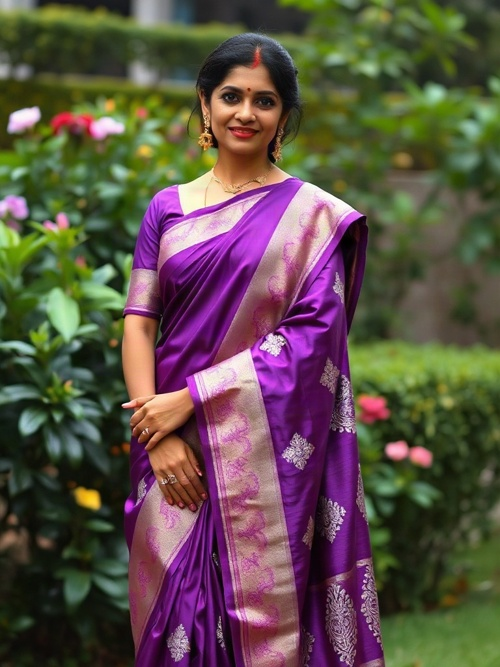
#> input picture SAREES/images/purple-saree.jpg, 500 x 667 px, found by its file name
$ python test_purple_and_pink_clean.py
#> lines starting #> are read from the running program, lines starting #| are printed output that depends on the picture
import cv2
import numpy as np
from pathlib import Path

BASE_DIR = Path("d:/AAMBLV/saree/SAREES")
DIAG_DIR = BASE_DIR / "outputs" / "diagnostics"

# 1. PURPLE SAREE CLEANUP
purple = cv2.imread(str(BASE_DIR / "images" / "purple-saree.jpg"))
#> purple is the input picture: shape (667, 500, 3); mean B, G, R 71.3, 80.2, 93.9
ph, pw = purple.shape[:2]
#> ph = 667; pw = 500

# Hand 1 (upper hand): y: 360-450, x: 130-205 -> patch from x: 215-290
h1_w = 205 - 130
src_h1 = purple[360:450, 215:215+h1_w]
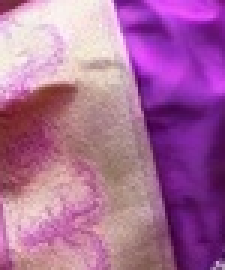
#> src_h1: shape (90, 75, 3) (shown 3 times larger); mean B, G, R 154.9, 106.8, 170.2
mask_h1 = np.ones((450-360, h1_w), dtype=np.uint8) * 255
center_h1 = (130 + h1_w // 2, 360 + (450-360) // 2)
p_clean = cv2.seamlessClone(src_h1, purple, mask_h1, center_h1, cv2.NORMAL_CLONE)

# Hand 2 (lower hand): y: 450-540, x: 140-200 -> patch from x: 200-260
h2_w = 200 - 140
src_h2 = p_clean[450:540, 205:205+h2_w]
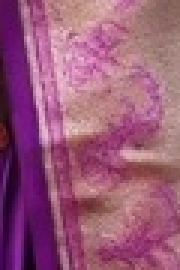
#> src_h2: shape (90, 60, 3) (shown 3 times larger); mean B, G, R 120.9, 88.7, 153.6
mask_h2 = np.ones((540-450, h2_w), dtype=np.uint8) * 255
center_h2 = (140 + h2_w // 2, 450 + (540-450) // 2)
p_clean = cv2.seamlessClone(src_h2, p_clean, mask_h2, center_h2, cv2.NORMAL_CLONE)
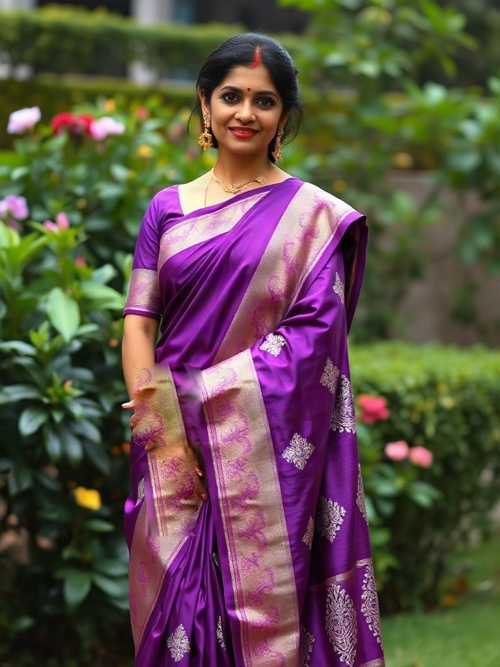
#> p_clean: shape (667, 500, 3); mean B, G, R 71.5, 80.3, 94

cv2.imwrite(str(DIAG_DIR / "purple_saree_no_hands.jpg"), p_clean)
print("Saved purple_saree_no_hands.jpg!")

# 2. PINK SAREE CLEANUP
pink = cv2.imread(str(BASE_DIR / "images" / "pink-saree.jpg"))
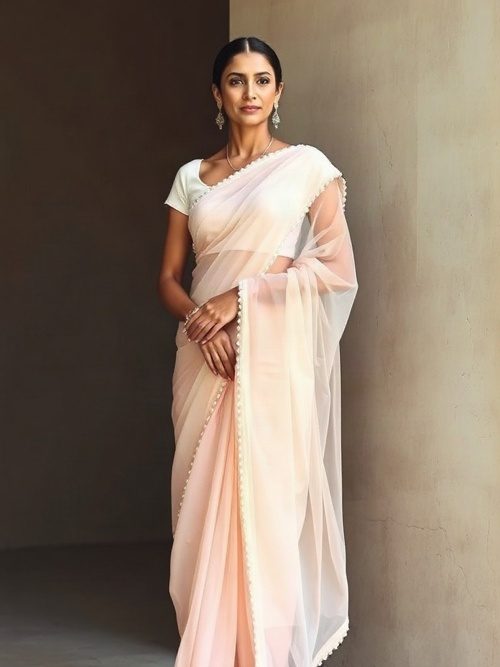
#> input picture SAREES/images/pink-saree.jpg, 500 x 667 px, found by its file name
#> pink is the input picture: shape (667, 500, 3); mean B, G, R 105.3, 121, 138.1
kh, kw = pink.shape[:2]
#> kh = 667; kw = 500

# Midriff & hands in pink saree: y: 270-350, x: 175-260
# In pink saree, the lower pleats on the left (y: 350-480, x: 170-240) are rich blush pink pleats!
# The upper pallu (y: 200-270, x: 190-270) is sheer organza.
# If we seamlessly inpaint the midriff/hands using the blush pink pleats:
mid_w = 255 - 175
mid_h = 350 - 270
src_pink = pink[360:360+mid_h, 175:255]
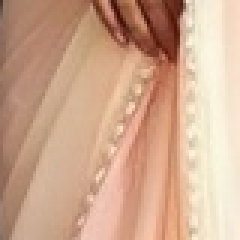
#> src_pink: shape (80, 80, 3) (shown 3 times larger); mean B, G, R 142.1, 167.9, 206.7
mask_mid = np.ones((mid_h, mid_w), dtype=np.uint8) * 255
center_mid = (175 + mid_w // 2, 270 + mid_h // 2)
k_clean = cv2.seamlessClone(src_pink, pink, mask_mid, center_mid, cv2.NORMAL_CLONE)

# Now check right hanging arm: y: 240-350, x: 145-180 (model's right arm)
# Background wall is to the left, pallu is to the right
arm_w = 180 - 145
arm_h = 350 - 240
src_arm = k_clean[240:350, 185:185+arm_w]
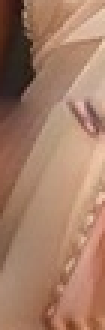
#> src_arm: shape (110, 35, 3) (shown 3 times larger); mean B, G, R 102.7, 124.9, 164.3
mask_arm = np.ones((arm_h, arm_w), dtype=np.uint8) * 255
center_arm = (145 + arm_w // 2, 240 + arm_h // 2)
k_clean = cv2.seamlessClone(src_arm, k_clean, mask_arm, center_arm, cv2.NORMAL_CLONE)

cv2.imwrite(str(DIAG_DIR / "pink_saree_no_hands.jpg"), k_clean)
print("Saved pink_saree_no_hands.jpg!")
